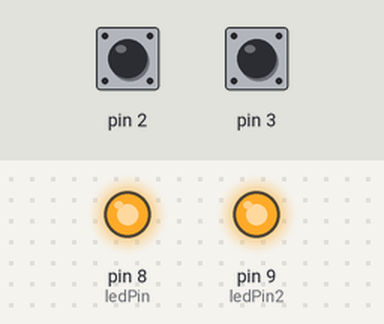
Recording of a sketch running on a simulated Arduino Uno, built with avr-gcc and run on an emulated ATmega328P. Shown: output pins drawn as LEDs (lit = HIGH). The test bench sets the inputs (shaded band); at power-on: pin 2 HIGH, pin 3 HIGH. What the sketch prints to the serial monitor is not drawn.

Above: at 1.2 s.
1.3 s: pin 2 pulled LOW for 0.15 s
At 1.38 s:
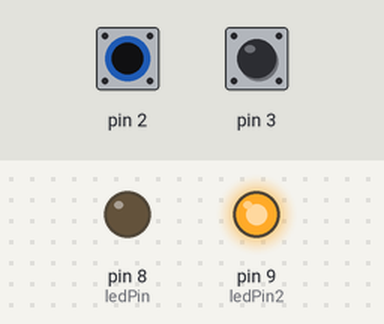
2.9 s: pin 3 pulled LOW for 0.15 s
At 2.97 s:
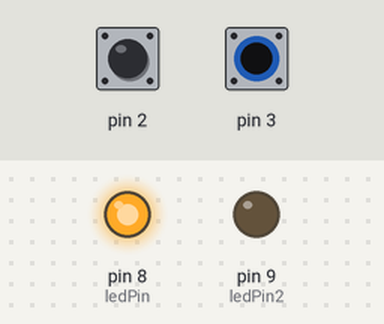
4.5 s: pin 3 pulled LOW for 3.2 s
At 8.9 s:
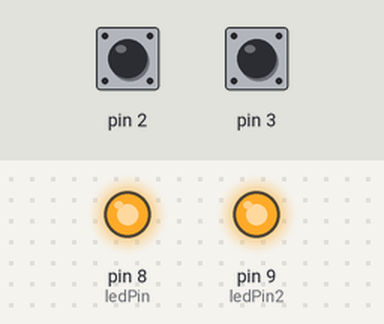
9.2 s: pin 2 pulled LOW for 3.2 s
At 10.0 s:
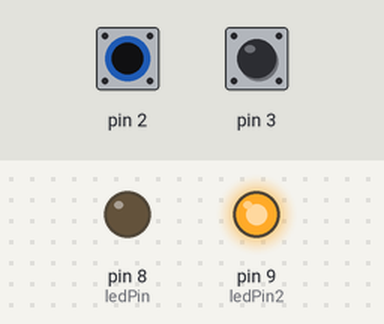
13.9 s: pin 2 driven LOW and pin 3 driven LOW
At 14.8 s:
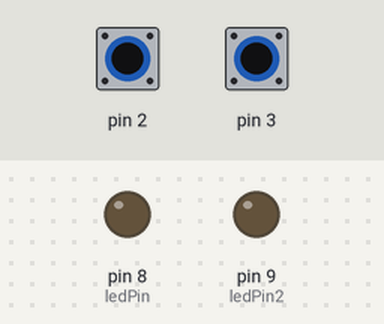
Timing chart, 0 to 16.4 s (numbered marks = the images above; inputs shaded):
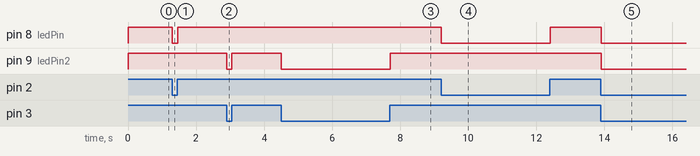

The sketch:

capSensor.ino
```cpp
/*
 *pin8 -> R灯 -> GND,
 *pin9 -> G灯 -> GND
 *pin4发射端 -> 1M电阻 ->  手
 *pin2接收端 -> 手
 *pin4发射端 -> 1M电阻 ->  手
 *pin3接收端 -> 手
 * */

#include <CapacitiveSensor.h>
CapacitiveSensor capSensor = CapacitiveSensor(4,2);
CapacitiveSensor capSensor2 = CapacitiveSensor(4,3);

int threshold =1000;

const int ledPin=8;
const int ledPin2=9;


void setup()
{
	Serial.begin(9600);
	pinMode(ledPin,OUTPUT);
	pinMode(ledPin2,OUTPUT);
}

void loop()
{
	long sensorValue = capSensor.capacitiveSensor(30);
	long sensorValue2 = capSensor2.capacitiveSensor(30);
	Serial.println(sensorValue);

	if(sensorValue > threshold){
		digitalWrite(ledPin,LOW);
	}
	else{
		digitalWrite(ledPin,HIGH);
	}

	if(sensorValue2 > threshold){
		digitalWrite(ledPin2,LOW);
	}
	else{
		digitalWrite(ledPin2,HIGH);
	}
	//delay(10);
}
```

Measured:
- after the input at 1.3 s, pin 8 (ledPin): HIGH → LOW at once, → HIGH 0.15 s later
- after the input at 2.9 s, pin 9 (ledPin2): HIGH → LOW at once, → HIGH 0.15 s later
- after the input at 4.5 s, pin 9 (ledPin2): HIGH → LOW at once, → HIGH 3.2 s later
- after the input at 9.2 s, pin 8 (ledPin): HIGH → LOW at once, → HIGH 3.2 s later
- after the input at 13.9 s, pin 8 (ledPin), pin 9 (ledPin2): HIGH → LOW at once
